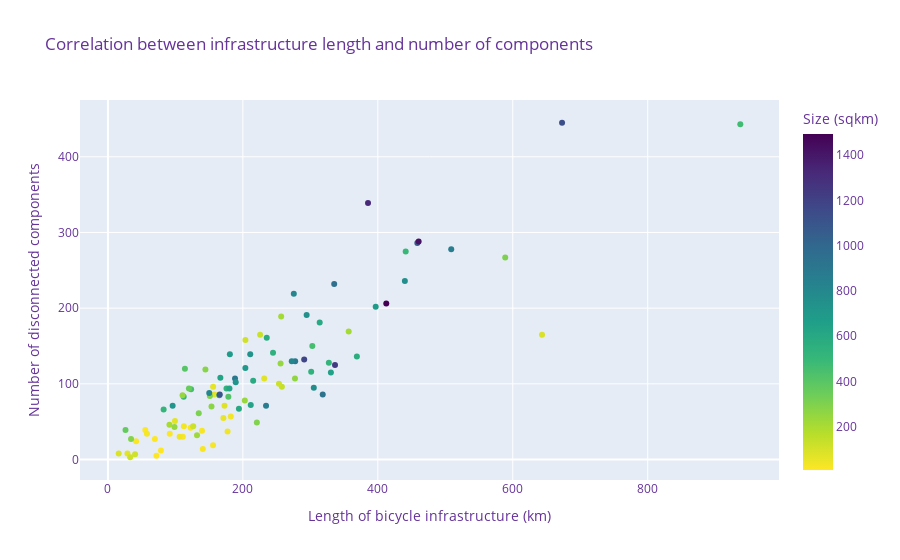
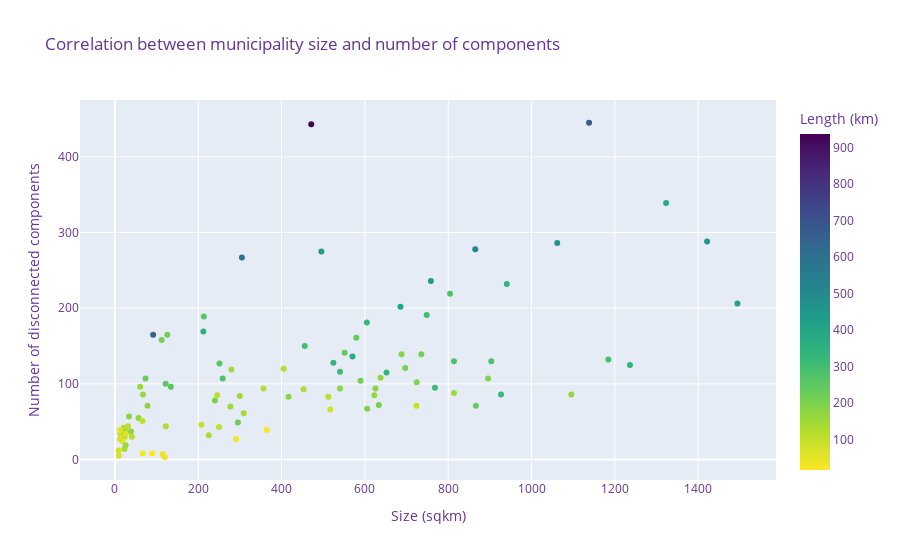
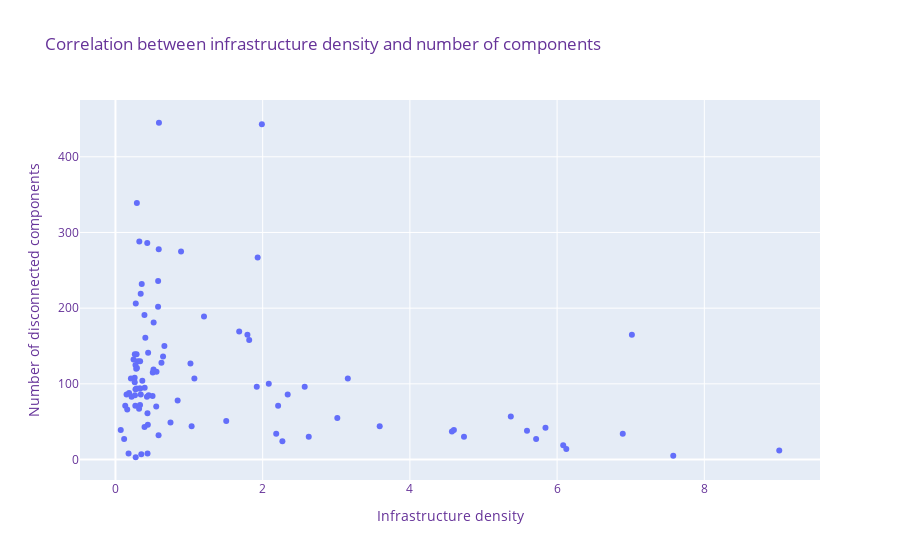

The cell these charts' notebook holds for them, in order:
### Markdown cell above
**Plot scatterplots of correlation between number of components and infrastructure length, area, and density**

### Code cell
# Plot correlation between infrastructure length and no of componentsß
fig = px.scatter(
    muni_network_counts,
    x="infra_km",
    y="component_count",
    title="Correlation between infrastructure length and number of components",
    hover_data=["name"],
    color="area_sqkm",
    color_continuous_scale="viridis_r",
    labels={
        "infra_km": "Length of bicycle infrastructure (km)",
        "component_count": "Number of disconnected components",
        "name": "Municipality",
        "area_sqkm": "Size (sqkm)",
    },
)

fig.update_layout(font=dict(size=12, color="RebeccaPurple"))
fig.show()

# Plot correlation between municipality size and no of components
fig = px.scatter(
    muni_network_counts,
    x="area_sqkm",
    y="component_count",
    color="infra_km",
    title="Correlation between municipality size and number of components",
    hover_data=["name"],
    color_continuous_scale="viridis_r",
    labels={
        "area_sqkm": "Size (sqkm)",
        "infra_km": "Length (km)",
        "component_count": "Number of disconnected components",
        "name": "Municipality",
    },
)

fig.update_layout(font=dict(size=12, color="RebeccaPurple"))
fig.show()


# Plot correlation between density and number of components
fig = px.scatter(
    muni_network_counts,
    x="infra_dens",
    y="component_count",
    # color="infra_km",
    title="Correlation between infrastructure density and number of components",
    hover_data=["name"],
    # color_continuous_scale='viridis_r',
    labels={
        # "area_sqkm": "Size (sqkm)",
        # "infra_km": "Length (km)",
        "infra_dens": "Infrastructure density",
        "component_count": "Number of disconnected components",
        "name": "Municipality",
    },
)

fig.update_layout(font=dict(size=12, color="RebeccaPurple"))
fig.show()

### Figure 1 — Plotly figure (JSON) as saved in the notebook; plotly's stock layout.template omitted (floating-point values rounded to 4 significant figures)
{"data": [{"customdata": [["Aabenraa"], ["Aalborg"], ["Aarhus"], ["Albertslund"], ["Allerød"], ["Assens"], ["Ballerup"], ["Billund"], ["Bornholm"], ["Brøndby"], ["Brønderslev"], ["Dragør"], ["Egedal"], ["Esbjerg"], ["Faaborg-Midtfyn"], ["Fanø"], ["Favrskov"], ["Faxe"], ["Fredensborg"], ["Fredericia"], ["Frederiksberg"], ["Frederikshavn"], ["Frederikssund"], ["Furesø"], ["Gentofte"], ["Gladsaxe"], ["Glostrup"], ["Greve"], ["Gribskov"], ["Guldborgsund"], ["Haderslev"], ["Halsnæs"], ["Hedensted"], ["Helsingør"], ["Herlev"], ["Herning"], ["Hillerød"], ["Hjørring"], ["Holbæk"], ["Holstebro"], ["Horsens"], ["Hvidovre"], ["Høje-Taastrup"], ["Hørsholm"], ["Ikast-Brande"], ["Ishøj"], ["Jammerbugt"], ["Kalundborg"], ["Kerteminde"], ["Kolding"], ["København"], ["Køge"], ["Langeland"], ["Lejre"], ["Lemvig"], ["Lolland"], ["Lyngby-Taarbæk"], ["Læsø"], ["Mariagerfjord"], ["Middelfart"], ["Morsø"], ["Norddjurs"], ["Nordfyns"], ["Nyborg"], ["Næstved"], ["Odder"], ["Odense"], ["Odsherred"], ["Randers"], ["Rebild"], ["Ringkøbing-Skjern"], ["Ringsted"], ["Roskilde"], ["Rudersdal"], ["Rødovre"], ["Samsø"], ["Silkeborg"], ["Skanderborg"], ["Skive"], ["Slagelse"], ["Solrød"], ["Sorø"], ["Stevns"], ["Struer"], ["Svendborg"], ["Syddjurs"], ["Sønderborg"], ["Thisted"], ["Tårnby"], ["Tønder"], ["Vallensbæk"], ["Varde"], ["Vejen"], ["Vejle"], ["Vesthimmerlands"], ["Viborg"], ["Vordingborg"], ["Ærø"]], "hovertemplate": "Length of bicycle infrastructure (km)=%{x}<br>Number of disconnected components=%{y}<br>Municipality=%{customdata[0]}<br>Size (sqkm)=%{marker.color}<extra></extra>", "legendgroup": "", "marker": {"color": [940.6, 1138, 471.2, 23.44, 67.43, 512.2, 33.9, 540.2, 589.3, 20.99, 633.4, 18.41, 125.8, 758.3, 637.6, 66.41, 540.1, 405.1, 112.1, 134.3, 8.71, 651.9, 251.0, 56.8, 25.62, 24.93, 13.29, 60.62, 279.5, 903.3, 813.7, 122.2, 551.4, 121.7, 12.06, 1323.0, 213.4, 926.6, 579.2, 804.3, 524.3, 22.96, 78.2, 31.35, 735.4, 26.5, 866.4, 605.4, 207.3, 604.5, 91.7, 258.6, 290.9, 240.1, 516.7, 895.6, 38.8, 119.8, 724.2, 299.6, 364.6, 723.5, 452.8, 277.1, 685.3, 225.2, 304.8, 356.7, 748.2, 622.6, 1494.0, 295.1, 212.2, 73.38, 12.17, 114.8, 864.9, 455.6, 688.0, 570.1, 40.46, 309.3, 249.9, 245.5, 416.6, 696.8, 495.5, 1095.0, 65.99, 1184.0, 9.49, 1236.0, 813.7, 1062.0, 768.0, 1421.0, 625.3, 89.77], "coloraxis": "coloraxis", "symbol": "circle"}, "mode": "markers", "name": "", "orientation": "v", "showlegend": false, "type": "scatter", "x": [335.4, 673.0, 937.2, 111.0, 157.8, 112.3, 182.1, 175.8, 215.2, 122.6, 211.7, 41.75, 225.5, 440.1, 166.6, 28.94, 301.3, 114.1, 203.8, 257.8, 78.55, 330.5, 255.8, 171.2, 155.8, 139.4, 91.59, 155.9, 144.5, 277.5, 272.5, 126.4, 244.7, 253.5, 55.45, 385.5, 256.7, 318.4, 235.4, 275.5, 327.4, 140.6, 172.8, 112.6, 210.9, 57.87, 234.3, 194.1, 91.15, 313.8, 643.4, 277.2, 34.29, 202.9, 82.54, 188.4, 177.3, 32.99, 189.4, 151.1, 26.08, 95.93, 123.3, 153.5, 396.9, 132.1, 588.8, 120.0, 294.5, 165.1, 412.5, 220.7, 356.8, 231.7, 69.55, 40.26, 508.8, 303.0, 180.7, 368.9, 106.2, 134.6, 98.73, 110.6, 178.5, 203.7, 441.3, 165.7, 99.31, 290.9, 71.92, 336.6, 150.2, 458.6, 305.1, 460.5, 180.1, 15.98], "xaxis": "x", "y": [232, 445, 443, 30, 86, 83, 57, 94, 104, 42, 72, 24, 165, 236, 108, 8, 116, 120, 158, 96, 12, 115, 127, 55, 19, 38, 34, 96, 119, 130, 130, 44, 141, 100, 39, 339, 189, 86, 161, 219, 128, 14, 71, 44, 139, 34, 71, 67, 46, 181, 165, 107, 27, 78, 66, 107, 37, 3, 102, 84, 39, 71, 93, 70, 202, 32, 267, 94, 191, 85, 206, 49, 169, 107, 27, 7, 278, 150, 139, 136, 30, 61, 43, 85, 83, 121, 275, 86, 51, 132, 5, 125, 88, 286, 95, 288, 94, 8], "yaxis": "y"}], "layout": {"coloraxis": {"colorbar": {"title": {"text": "Size (sqkm)"}}, "colorscale": [[0, "#fde725"], [0.1111, "#b5de2b"], [0.2222, "#6ece58"], [0.3333, "#35b779"], [0.4444, "#1f9e89"], [0.5556, "#26828e"], [0.6667, "#31688e"], [0.7778, "#3e4989"], [0.8889, "#482878"], [1, "#440154"]]}, "font": {"color": "RebeccaPurple", "size": 12}, "legend": {"tracegroupgap": 0}, "title": {"text": "Correlation between infrastructure length and number of components"}, "xaxis": {"anchor": "y", "domain": [0, 1], "title": {"text": "Length of bicycle infrastructure (km)"}}, "yaxis": {"anchor": "x", "domain": [0, 1], "title": {"text": "Number of disconnected components"}}}}

### Figure 2 — Plotly figure (JSON) as saved in the notebook; plotly's stock layout.template omitted (floating-point values rounded to 4 significant figures)
{"data": [{"customdata": [["Aabenraa"], ["Aalborg"], ["Aarhus"], ["Albertslund"], ["Allerød"], ["Assens"], ["Ballerup"], ["Billund"], ["Bornholm"], ["Brøndby"], ["Brønderslev"], ["Dragør"], ["Egedal"], ["Esbjerg"], ["Faaborg-Midtfyn"], ["Fanø"], ["Favrskov"], ["Faxe"], ["Fredensborg"], ["Fredericia"], ["Frederiksberg"], ["Frederikshavn"], ["Frederikssund"], ["Furesø"], ["Gentofte"], ["Gladsaxe"], ["Glostrup"], ["Greve"], ["Gribskov"], ["Guldborgsund"], ["Haderslev"], ["Halsnæs"], ["Hedensted"], ["Helsingør"], ["Herlev"], ["Herning"], ["Hillerød"], ["Hjørring"], ["Holbæk"], ["Holstebro"], ["Horsens"], ["Hvidovre"], ["Høje-Taastrup"], ["Hørsholm"], ["Ikast-Brande"], ["Ishøj"], ["Jammerbugt"], ["Kalundborg"], ["Kerteminde"], ["Kolding"], ["København"], ["Køge"], ["Langeland"], ["Lejre"], ["Lemvig"], ["Lolland"], ["Lyngby-Taarbæk"], ["Læsø"], ["Mariagerfjord"], ["Middelfart"], ["Morsø"], ["Norddjurs"], ["Nordfyns"], ["Nyborg"], ["Næstved"], ["Odder"], ["Odense"], ["Odsherred"], ["Randers"], ["Rebild"], ["Ringkøbing-Skjern"], ["Ringsted"], ["Roskilde"], ["Rudersdal"], ["Rødovre"], ["Samsø"], ["Silkeborg"], ["Skanderborg"], ["Skive"], ["Slagelse"], ["Solrød"], ["Sorø"], ["Stevns"], ["Struer"], ["Svendborg"], ["Syddjurs"], ["Sønderborg"], ["Thisted"], ["Tårnby"], ["Tønder"], ["Vallensbæk"], ["Varde"], ["Vejen"], ["Vejle"], ["Vesthimmerlands"], ["Viborg"], ["Vordingborg"], ["Ærø"]], "hovertemplate": "Size (sqkm)=%{x}<br>Number of disconnected components=%{y}<br>Municipality=%{customdata[0]}<br>Length (km)=%{marker.color}<extra></extra>", "legendgroup": "", "marker": {"color": [335.4, 673.0, 937.2, 111.0, 157.8, 112.3, 182.1, 175.8, 215.2, 122.6, 211.7, 41.75, 225.5, 440.1, 166.6, 28.94, 301.3, 114.1, 203.8, 257.8, 78.55, 330.5, 255.8, 171.2, 155.8, 139.4, 91.59, 155.9, 144.5, 277.5, 272.5, 126.4, 244.7, 253.5, 55.45, 385.5, 256.7, 318.4, 235.4, 275.5, 327.4, 140.6, 172.8, 112.6, 210.9, 57.87, 234.3, 194.1, 91.15, 313.8, 643.4, 277.2, 34.29, 202.9, 82.54, 188.4, 177.3, 32.99, 189.4, 151.1, 26.08, 95.93, 123.3, 153.5, 396.9, 132.1, 588.8, 120.0, 294.5, 165.1, 412.5, 220.7, 356.8, 231.7, 69.55, 40.26, 508.8, 303.0, 180.7, 368.9, 106.2, 134.6, 98.73, 110.6, 178.5, 203.7, 441.3, 165.7, 99.31, 290.9, 71.92, 336.6, 150.2, 458.6, 305.1, 460.5, 180.1, 15.98], "coloraxis": "coloraxis", "symbol": "circle"}, "mode": "markers", "name": "", "orientation": "v", "showlegend": false, "type": "scatter", "x": [940.6, 1138, 471.2, 23.44, 67.43, 512.2, 33.9, 540.2, 589.3, 20.99, 633.4, 18.41, 125.8, 758.3, 637.6, 66.41, 540.1, 405.1, 112.1, 134.3, 8.71, 651.9, 251.0, 56.8, 25.62, 24.93, 13.29, 60.62, 279.5, 903.3, 813.7, 122.2, 551.4, 121.7, 12.06, 1323.0, 213.4, 926.6, 579.2, 804.3, 524.3, 22.96, 78.2, 31.35, 735.4, 26.5, 866.4, 605.4, 207.3, 604.5, 91.7, 258.6, 290.9, 240.1, 516.7, 895.6, 38.8, 119.8, 724.2, 299.6, 364.6, 723.5, 452.8, 277.1, 685.3, 225.2, 304.8, 356.7, 748.2, 622.6, 1494.0, 295.1, 212.2, 73.38, 12.17, 114.8, 864.9, 455.6, 688.0, 570.1, 40.46, 309.3, 249.9, 245.5, 416.6, 696.8, 495.5, 1095.0, 65.99, 1184.0, 9.49, 1236.0, 813.7, 1062.0, 768.0, 1421.0, 625.3, 89.77], "xaxis": "x", "y": [232, 445, 443, 30, 86, 83, 57, 94, 104, 42, 72, 24, 165, 236, 108, 8, 116, 120, 158, 96, 12, 115, 127, 55, 19, 38, 34, 96, 119, 130, 130, 44, 141, 100, 39, 339, 189, 86, 161, 219, 128, 14, 71, 44, 139, 34, 71, 67, 46, 181, 165, 107, 27, 78, 66, 107, 37, 3, 102, 84, 39, 71, 93, 70, 202, 32, 267, 94, 191, 85, 206, 49, 169, 107, 27, 7, 278, 150, 139, 136, 30, 61, 43, 85, 83, 121, 275, 86, 51, 132, 5, 125, 88, 286, 95, 288, 94, 8], "yaxis": "y"}], "layout": {"coloraxis": {"colorbar": {"title": {"text": "Length (km)"}}, "colorscale": [[0, "#fde725"], [0.1111, "#b5de2b"], [0.2222, "#6ece58"], [0.3333, "#35b779"], [0.4444, "#1f9e89"], [0.5556, "#26828e"], [0.6667, "#31688e"], [0.7778, "#3e4989"], [0.8889, "#482878"], [1, "#440154"]]}, "font": {"color": "RebeccaPurple", "size": 12}, "legend": {"tracegroupgap": 0}, "title": {"text": "Correlation between municipality size and number of components"}, "xaxis": {"anchor": "y", "domain": [0, 1], "title": {"text": "Size (sqkm)"}}, "yaxis": {"anchor": "x", "domain": [0, 1], "title": {"text": "Number of disconnected components"}}}}

### Figure 3 — Plotly figure (JSON) as saved in the notebook; plotly's stock layout.template omitted (floating-point values rounded to 4 significant figures)
{"data": [{"customdata": [["Aabenraa"], ["Aalborg"], ["Aarhus"], ["Albertslund"], ["Allerød"], ["Assens"], ["Ballerup"], ["Billund"], ["Bornholm"], ["Brøndby"], ["Brønderslev"], ["Dragør"], ["Egedal"], ["Esbjerg"], ["Faaborg-Midtfyn"], ["Fanø"], ["Favrskov"], ["Faxe"], ["Fredensborg"], ["Fredericia"], ["Frederiksberg"], ["Frederikshavn"], ["Frederikssund"], ["Furesø"], ["Gentofte"], ["Gladsaxe"], ["Glostrup"], ["Greve"], ["Gribskov"], ["Guldborgsund"], ["Haderslev"], ["Halsnæs"], ["Hedensted"], ["Helsingør"], ["Herlev"], ["Herning"], ["Hillerød"], ["Hjørring"], ["Holbæk"], ["Holstebro"], ["Horsens"], ["Hvidovre"], ["Høje-Taastrup"], ["Hørsholm"], ["Ikast-Brande"], ["Ishøj"], ["Jammerbugt"], ["Kalundborg"], ["Kerteminde"], ["Kolding"], ["København"], ["Køge"], ["Langeland"], ["Lejre"], ["Lemvig"], ["Lolland"], ["Lyngby-Taarbæk"], ["Læsø"], ["Mariagerfjord"], ["Middelfart"], ["Morsø"], ["Norddjurs"], ["Nordfyns"], ["Nyborg"], ["Næstved"], ["Odder"], ["Odense"], ["Odsherred"], ["Randers"], ["Rebild"], ["Ringkøbing-Skjern"], ["Ringsted"], ["Roskilde"], ["Rudersdal"], ["Rødovre"], ["Samsø"], ["Silkeborg"], ["Skanderborg"], ["Skive"], ["Slagelse"], ["Solrød"], ["Sorø"], ["Stevns"], ["Struer"], ["Svendborg"], ["Syddjurs"], ["Sønderborg"], ["Thisted"], ["Tårnby"], ["Tønder"], ["Vallensbæk"], ["Varde"], ["Vejen"], ["Vejle"], ["Vesthimmerlands"], ["Viborg"], ["Vordingborg"], ["Ærø"]], "hovertemplate": "Infrastructure density=%{x}<br>Number of disconnected components=%{y}<br>Municipality=%{customdata[0]}<extra></extra>", "legendgroup": "", "marker": {"color": "#636efa", "symbol": "circle"}, "mode": "markers", "name": "", "orientation": "v", "showlegend": false, "type": "scatter", "x": [0.357, 0.591, 1.989, 4.735, 2.34, 0.219, 5.371, 0.325, 0.365, 5.842, 0.334, 2.268, 1.793, 0.58, 0.261, 0.436, 0.558, 0.282, 1.817, 1.92, 9.018, 0.507, 1.019, 3.014, 6.083, 5.591, 6.892, 2.571, 0.517, 0.307, 0.335, 1.035, 0.444, 2.083, 4.598, 0.291, 1.203, 0.344, 0.406, 0.343, 0.625, 6.125, 2.21, 3.59, 0.287, 2.184, 0.27, 0.321, 0.44, 0.519, 7.016, 1.072, 0.118, 0.845, 0.16, 0.21, 4.571, 0.275, 0.262, 0.504, 0.072, 0.133, 0.272, 0.554, 0.579, 0.586, 1.932, 0.337, 0.394, 0.265, 0.276, 0.748, 1.681, 3.157, 5.715, 0.351, 0.588, 0.665, 0.263, 0.647, 2.626, 0.435, 0.395, 0.451, 0.428, 0.292, 0.891, 0.151, 1.505, 0.246, 7.578, 0.272, 0.185, 0.432, 0.397, 0.324, 0.288, 0.178], "xaxis": "x", "y": [232, 445, 443, 30, 86, 83, 57, 94, 104, 42, 72, 24, 165, 236, 108, 8, 116, 120, 158, 96, 12, 115, 127, 55, 19, 38, 34, 96, 119, 130, 130, 44, 141, 100, 39, 339, 189, 86, 161, 219, 128, 14, 71, 44, 139, 34, 71, 67, 46, 181, 165, 107, 27, 78, 66, 107, 37, 3, 102, 84, 39, 71, 93, 70, 202, 32, 267, 94, 191, 85, 206, 49, 169, 107, 27, 7, 278, 150, 139, 136, 30, 61, 43, 85, 83, 121, 275, 86, 51, 132, 5, 125, 88, 286, 95, 288, 94, 8], "yaxis": "y"}], "layout": {"font": {"color": "RebeccaPurple", "size": 12}, "legend": {"tracegroupgap": 0}, "title": {"text": "Correlation between infrastructure density and number of components"}, "xaxis": {"anchor": "y", "domain": [0, 1], "title": {"text": "Infrastructure density"}}, "yaxis": {"anchor": "x", "domain": [0, 1], "title": {"text": "Number of disconnected components"}}}}
